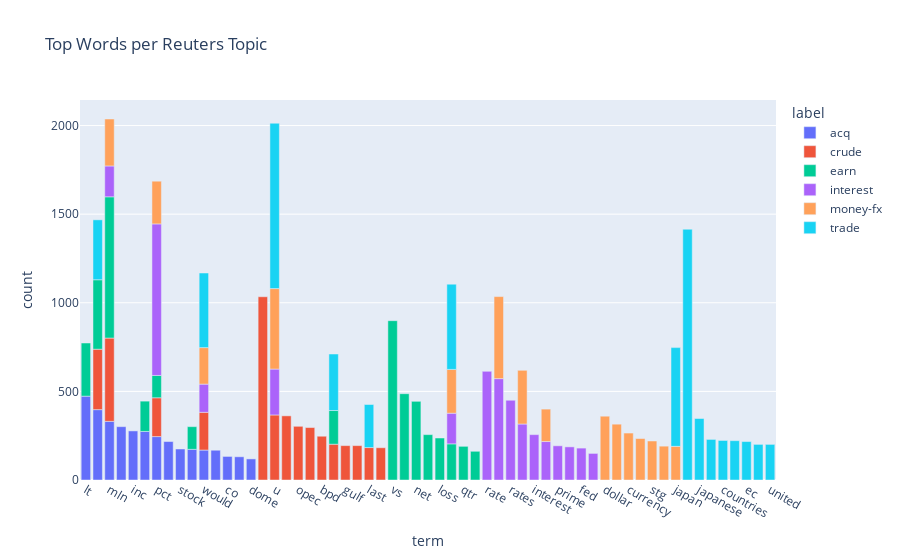

Here is the notebook cell this chart was saved with:
### Code cell
from collections import Counter
import plotly.express as px

def top_k_terms(series, k=15):
    c = Counter()
    for doc in series:
        c.update(doc.split())
    if not c:
        return pd.DataFrame(columns=["term", "count"])
    terms, counts = zip(*c.most_common(k))
    return pd.DataFrame({"term": terms, "count": counts})

label_top = []
for lbl, sub in rt.groupby("label", sort=True):
    df_top = top_k_terms(sub["text_clean"], k=15)
    df_top["label"] = lbl
    label_top.append(df_top)

label_top = pd.concat(label_top, ignore_index=True)

px.bar(
    label_top,
    x="term",
    y="count",
    color="label",
    title="Top Words per Reuters Topic"
).update_layout(xaxis_tickangle=30).show()

### Figure 1 — Plotly figure (JSON) as saved in the notebook; plotly's stock layout.template omitted (floating-point values rounded to 4 significant figures)
{"data": [{"alignmentgroup": "True", "hovertemplate": "label=acq<br>term=%{x}<br>count=%{y}<extra></extra>", "legendgroup": "acq", "marker": {"color": "#636efa", "pattern": {"shape": ""}}, "name": "acq", "offsetgroup": "acq", "orientation": "v", "showlegend": true, "textposition": "auto", "type": "bar", "x": ["lt", "dlrs", "mln", "shares", "inc", "company", "pct", "corp", "stock", "share", "would", "offer", "co", "acquisition", "dome"], "xaxis": "x", "y": [473, 397, 331, 301, 277, 274, 245, 217, 175, 173, 169, 168, 133, 131, 119], "yaxis": "y"}, {"alignmentgroup": "True", "hovertemplate": "label=crude<br>term=%{x}<br>count=%{y}<extra></extra>", "legendgroup": "crude", "marker": {"color": "#EF553B", "pattern": {"shape": ""}}, "name": "crude", "offsetgroup": "crude", "orientation": "v", "showlegend": true, "textposition": "auto", "type": "bar", "x": ["oil", "mln", "u", "crude", "dlrs", "opec", "prices", "bpd", "pct", "would", "year", "gulf", "barrel", "last", "production"], "xaxis": "x", "y": [1034, 470, 367, 362, 341, 303, 296, 247, 219, 213, 202, 194, 194, 183, 182], "yaxis": "y"}, {"alignmentgroup": "True", "hovertemplate": "label=earn<br>term=%{x}<br>count=%{y}<extra></extra>", "legendgroup": "earn", "marker": {"color": "#00cc96", "pattern": {"shape": ""}}, "name": "earn", "offsetgroup": "earn", "orientation": "v", "showlegend": true, "textposition": "auto", "type": "bar", "x": ["vs", "mln", "cts", "net", "dlrs", "lt", "shr", "loss", "billion", "year", "qtr", "company", "profit", "share", "pct"], "xaxis": "x", "y": [899, 797, 487, 444, 392, 300, 256, 237, 204, 190, 190, 171, 162, 128, 126], "yaxis": "y"}, {"alignmentgroup": "True", "hovertemplate": "label=interest<br>term=%{x}<br>count=%{y}<extra></extra>", "legendgroup": "interest", "marker": {"color": "#ab63fa", "pattern": {"shape": ""}}, "name": "interest", "offsetgroup": "interest", "orientation": "v", "showlegend": true, "textposition": "auto", "type": "bar", "x": ["pct", "rate", "bank", "rates", "market", "u", "interest", "money", "prime", "banks", "fed", "mln", "billion", "would", "cut"], "xaxis": "x", "y": [855, 613, 572, 450, 316, 259, 256, 217, 193, 187, 180, 174, 173, 159, 150], "yaxis": "y"}, {"alignmentgroup": "True", "hovertemplate": "label=money-fx<br>term=%{x}<br>count=%{y}<extra></extra>", "legendgroup": "money-fx", "marker": {"color": "#FFA15A", "pattern": {"shape": ""}}, "name": "money-fx", "offsetgroup": "money-fx", "orientation": "v", "showlegend": true, "textposition": "auto", "type": "bar", "x": ["bank", "u", "dollar", "exchange", "market", "mln", "currency", "billion", "pct", "foreign", "stg", "would", "central", "japan", "money"], "xaxis": "x", "y": [463, 454, 360, 315, 303, 265, 265, 247, 241, 234, 220, 206, 191, 190, 183], "yaxis": "y"}, {"alignmentgroup": "True", "hovertemplate": "label=trade<br>term=%{x}<br>count=%{y}<extra></extra>", "legendgroup": "trade", "marker": {"color": "#19d3f3", "pattern": {"shape": ""}}, "name": "trade", "offsetgroup": "trade", "orientation": "v", "showlegend": true, "textposition": "auto", "type": "bar", "x": ["trade", "u", "japan", "billion", "would", "japanese", "dlrs", "year", "last", "exports", "countries", "states", "ec", "deficit", "united"], "xaxis": "x", "y": [1415, 933, 557, 481, 421, 347, 338, 319, 243, 229, 223, 222, 217, 201, 201], "yaxis": "y"}], "layout": {"barmode": "relative", "legend": {"title": {"text": "label"}, "tracegroupgap": 0}, "title": {"text": "Top Words per Reuters Topic"}, "xaxis": {"anchor": "y", "domain": [0, 1], "tickangle": 30, "title": {"text": "term"}}, "yaxis": {"anchor": "x", "domain": [0, 1], "title": {"text": "count"}}}}
